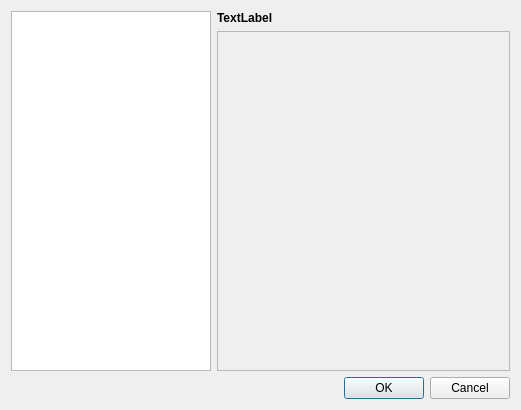
<?xml version="1.0" encoding="UTF-8"?>
<ui version="4.0">
 <class>GeneralSettingsDialog</class>
 <widget class="QDialog" name="GeneralSettingsDialog">
  <property name="geometry">
   <rect>
    <x>0</x>
    <y>0</y>
    <width>521</width>
    <height>410</height>
   </rect>
  </property>
  <property name="windowTitle">
   <string>Dialog</string>
  </property>
  <layout class="QVBoxLayout" name="verticalLayout_2">
   <item>
    <layout class="QHBoxLayout" name="configLayout">
     <item>
      <widget class="QListWidget" name="components">
       <property name="sizePolicy">
        <sizepolicy hsizetype="Maximum" vsizetype="Expanding">
         <horstretch>0</horstretch>
         <verstretch>0</verstretch>
        </sizepolicy>
       </property>
       <property name="minimumSize">
        <size>
         <width>200</width>
         <height>0</height>
        </size>
       </property>
       <property name="maximumSize">
        <size>
         <width>200</width>
         <height>16777215</height>
        </size>
       </property>
       <property name="iconSize">
        <size>
         <width>20</width>
         <height>20</height>
        </size>
       </property>
      </widget>
     </item>
     <item>
      <layout class="QVBoxLayout" name="verticalLayout">
       <item>
        <layout class="QHBoxLayout" name="horizontalLayout">
         <item>
          <widget class="QLabel" name="longDescription">
           <property name="font">
            <font>
             <weight>75</weight>
             <bold>true</bold>
            </font>
           </property>
           <property name="text">
            <string>TextLabel</string>
           </property>
           <property name="textFormat">
            <enum>Qt::AutoText</enum>
           </property>
          </widget>
         </item>
         <item>
          <widget class="QLabel" name="icon">
           <property name="maximumSize">
            <size>
             <width>32</width>
             <height>32</height>
            </size>
           </property>
           <property name="text">
            <string/>
           </property>
           <property name="pixmap">
            <pixmap resource="../rsc/espina.qrc">:/espina/editor.ico</pixmap>
           </property>
           <property name="scaledContents">
            <bool>true</bool>
           </property>
          </widget>
         </item>
        </layout>
       </item>
       <item>
        <widget class="QScrollArea" name="scrollArea">
         <property name="sizePolicy">
          <sizepolicy hsizetype="Expanding" vsizetype="Expanding">
           <horstretch>0</horstretch>
           <verstretch>0</verstretch>
          </sizepolicy>
         </property>
         <property name="frameShadow">
          <enum>QFrame::Plain</enum>
         </property>
         <property name="widgetResizable">
          <bool>true</bool>
         </property>
         <widget class="QWidget" name="scrollAreaWidgetContents">
          <property name="geometry">
           <rect>
            <x>0</x>
            <y>0</y>
            <width>299</width>
            <height>325</height>
           </rect>
          </property>
         </widget>
        </widget>
       </item>
      </layout>
     </item>
    </layout>
   </item>
   <item>
    <widget class="QDialogButtonBox" name="buttonBox">
     <property name="orientation">
      <enum>Qt::Horizontal</enum>
     </property>
     <property name="standardButtons">
      <set>QDialogButtonBox::Cancel|QDialogButtonBox::Ok</set>
     </property>
    </widget>
   </item>
  </layout>
 </widget>
 <resources>
  <include location="../rsc/espina.qrc"/>
  <include location="../rsc/espina.qrc"/>
 </resources>
 <connections>
  <connection>
   <sender>buttonBox</sender>
   <signal>accepted()</signal>
   <receiver>GeneralSettingsDialog</receiver>
   <slot>accept()</slot>
   <hints>
    <hint type="sourcelabel">
     <x>248</x>
     <y>254</y>
    </hint>
    <hint type="destinationlabel">
     <x>157</x>
     <y>274</y>
    </hint>
   </hints>
  </connection>
  <connection>
   <sender>buttonBox</sender>
   <signal>rejected()</signal>
   <receiver>GeneralSettingsDialog</receiver>
   <slot>reject()</slot>
   <hints>
    <hint type="sourcelabel">
     <x>316</x>
     <y>260</y>
    </hint>
    <hint type="destinationlabel">
     <x>286</x>
     <y>274</y>
    </hint>
   </hints>
  </connection>
 </connections>
</ui>
